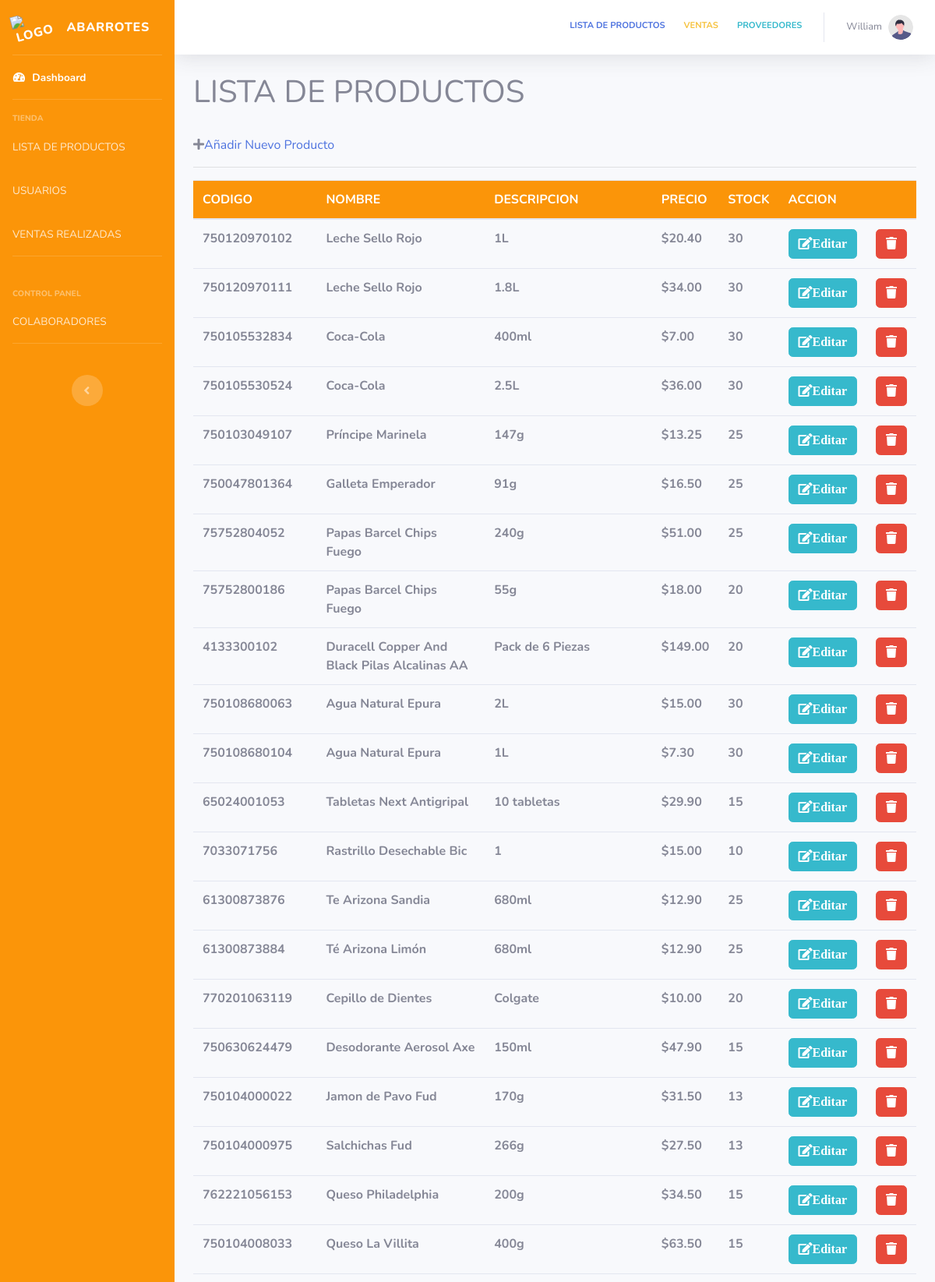
The page /dashboard/listaProductos.php (signed in, upper part) on the database its author committed.
### tables this page shows
CREATE TABLE `productos` (
  `id` int(11) NOT NULL,
  `codigo` varchar(20) NOT NULL,
  `nombre` varchar(45) NOT NULL,
  `descripcion` text DEFAULT NULL,
  `precio` decimal(20,2) NOT NULL,
  `prodExis` varchar(20) NOT NULL,
  `stockMinimo` varchar(1) NOT NULL DEFAULT '5',
  `idState` int(11) NOT NULL DEFAULT 1
);

### modal/Data.php (called while the page is built, shortened)
<?php
    $conexion = conectar();
    $consulta = "SELECT * FROM productos";
    $query = mysqli_query($conexion, $consulta);
?>

### dashboard/listaProductos.php (the view, shortened to what this page needs)
<!DOCTYPE html>
<html lang="es">
<?php include_once ('../vistas/dash_head.php')?>
<body>
    <?php include_once('../vistas/dash_superior.php')?>
    <?php include('../modal/Data.php')?>
        <div class="container-fluid">
            <h1>LISTA DE PRODUCTOS</h1>
            <br>
            <i class="fas fa-plus"></i><a href="ingresar_producto.php">Añadir Nuevo Producto</a>
            <br><hr>
            <table class="table">
                <thead>
                    <tr>
                        <th>CODIGO</th>
                        <th>NOMBRE</th>
                        <th>DESCRIPCION</th>
                        <th>PRECIO</th>
                        <th>STOCK</th>
                        <th>ACCION</th>
                        <th></th>
                    </tr>
                </thead>
                <tbody>
                    <?php
                        while ($row = mysqli_fetch_array($query))
                        {
                    ?>
                        <tr>
                        <th><?php echo $row['codigo']?></th>
                        <th><?php echo $row['nombre']?></th>
                        <th><?php echo $row['descripcion']?></th>
                        <th><?php echo "$".$row['precio']?></th>
                        <th><?php echo $row['prodExis']?></th>
                        <th><a href="actualizar_producto.php?id=<?php echo $row['id']?>" class="btn btn-info"><i class="fas fa-edit">Editar</a></th>
                        <th><a href="../crud/eliminar.php?id=<?php echo $row['id']?>" class="btn btn-danger"><i class="fas fa-trash"></a></th>
                        </tr>
                    <?php
                        }
                    ?>
                </tbody>
            </table>
        </div>
    <?php include_once('../vistas/dash_inferior.php')?>
</body>
</html>

### vistas/dash_head.php (shortened to what this page needs)
<!DOCTYPE html>
<html lang="es">
<head>
    <link href="../vendor/fontawesome-free/css/all.min.css" rel="stylesheet" type="text/css">
    <link rel="stylesheet" href="../css/cssModals.css">
    <link rel="stylesheet" href="../css/cssBuscador.css">
    <link href="../css/sb-admin-2.min_modificado.css" rel="stylesheet">
</head>
<body id="page-top">

### vistas/dash_superior.php (shortened to what this page needs)
<div id="wrapper">
    <ul class="navbar-nav bg-gradient-primary sidebar sidebar-dark accordion" id="accordionSidebar">
        <a class="sidebar-brand d-flex align-items-center justify-content-center" href="dashboard.php">
            <div class="sidebar-brand-icon rotate-n-15">
                <img src="../img/logo.png" width="80%" alt="logo">
            </div>
            <div class="sidebar-brand-text mx-3">Abarrotes</div>
        </a>
        <hr class="sidebar-divider my-0">
        <li class="nav-item active">
            <a class="nav-link" href="dashboard.php">
                <i class="fas fa-fw fa-tachometer-alt"></i>
                <span>Dashboard</span></a>
        </li>
        <hr class="sidebar-divider">
        <div class="sidebar-heading">
            TIENDA
        </div>
        <li class="nav-item">
            <a class="nav-link collapsed" href="listaProductos.php">
                <span>LISTA DE PRODUCTOS</span>
            </a>
        </li>
        <li class="nav-item">
            <a class="nav-link collapsed" href="listaUsuarios.php">
                <span>USUARIOS</span>
            </a>
        </li>
        <li class="nav-item">
            <a class="nav-link collapsed" href="#">
                <span>VENTAS REALIZADAS</span>
            </a>
        </li>
        <hr class="sidebar-divider">
        <br>
        <div class="sidebar-heading">
            CONTROL PANEL
        </div>
        <li class="nav-item">
            <a class="nav-link collapsed" href="#">
                <span>COLABORADORES</span>
            </a>
        </li>
        <hr class="sidebar-divider d-none d-md-block">
        <br>
        <div class="text-center d-none d-md-inline">
            <button class="rounded-circle border-0" id="sidebarToggle"></button>
        </div>
    </ul>
    <div id="content-wrapper" class="d-flex flex-column">
        <div id="content">
            <nav class="navbar navbar-expand navbar-light bg-white topbar mb-4 static-top shadow">
                <ul class="navbar-nav ml-auto">
                    <li class="nav-item dropdown no-arrow">
                        <a class="nav-link dropdown-toggle" href="listaProductos.php" aria-haspopup="true" aria-expanded="false">
                            <div class="text-xs font-weight-bold text-primary text-uppercase mb-1">LISTA DE PRODUCTOS</div>
                        </a>
                    </li>
                    <li class="nav-item dropdown no-arrow">
                        <a class="nav-link dropdown-toggle" href="ventas.php" aria-haspopup="true" aria-expanded="false">
                            <div class="text-xs font-weight-bold text-warning text-uppercase mb-1">VENTAS</div>
                        </a>
                    </li>
                    <li class="nav-item dropdown no-arrow">
                        <a class="nav-link dropdown-toggle" href="ventas.php" aria-haspopup="true" aria-expanded="false">
                            <div class="text-xs font-weight-bold text-info text-uppercase mb-1">PROVEEDORES</div>
                        </a>
                    </li>
                    <li class="nav-item dropdown no-arrow">
                        <a class="nav-link dropdown-toggle" href="#" id="userDropdown" role="button"
                            data-toggle="dropdown" aria-haspopup="true" aria-expanded="false">
                            <span class="mr-2 d-none d-lg-inline text-gray-600 small"><?php echo $_SESSION['usuario']?></span>
                            <img class="img-profile rounded-circle"
                                src="../img/undraw_profile.svg">
                        </a>
                    </li>
                </ul>
            </nav>

### vistas/dash_inferior.php (shortened to what this page needs)
</div>

### dashboard/listaProductos.php (style rules this page uses)
thead { background: #fb9509; color: #fff; }

### rows shown on the page
productos: codigo "750120970102", nombre "Leche Sello Rojo", descripcion "1L", precio "20.40", prodExis "30"
productos: codigo "750120970111", nombre "Leche Sello Rojo", descripcion "1.8L", precio "34.00", prodExis "30"
productos: codigo "750105532834", nombre "Coca-Cola", descripcion "400ml", precio "7.00", prodExis "30"
productos: codigo "750105530524", nombre "Coca-Cola", descripcion "2.5L", precio "36.00", prodExis "30"
productos: codigo "750103049107", nombre "Príncipe Marinela", descripcion "147g", precio "13.25", prodExis "25"
productos: codigo "750047801364", nombre "Galleta Emperador", descripcion "91g", precio "16.50", prodExis "25"
productos: codigo "75752804052", nombre "Papas Barcel Chips Fuego", descripcion "240g", precio "51.00", prodExis "25"
productos: codigo "75752800186", nombre "Papas Barcel Chips Fuego", descripcion "55g", precio "18.00", prodExis "20"
productos: codigo "4133300102", nombre "Duracell Copper And Black Pilas Alcalinas AA", descripcion "Pack de 6 Piezas", precio "149.00", prodExis "20"
productos: codigo "750108680063", nombre "Agua Natural Epura", descripcion "2L", precio "15.00", prodExis "30"
productos: codigo "750108680104", nombre "Agua Natural Epura", descripcion "1L", precio "7.30", prodExis "30"
productos: codigo "65024001053", nombre "Tabletas Next Antigripal", descripcion "10 tabletas", precio "29.90", prodExis "15"
productos: codigo "7033071756", nombre "Rastrillo Desechable Bic", descripcion "1", precio "15.00", prodExis "10"
productos: codigo "61300873876", nombre "Te Arizona Sandia", descripcion "680ml", precio "12.90", prodExis "25"
productos: codigo "61300873884", nombre "Té Arizona Limón", descripcion "680ml", precio "12.90", prodExis "25"
productos: codigo "770201063119", nombre "Cepillo de Dientes", descripcion "Colgate", precio "10.00", prodExis "20"
productos: codigo "750630624479", nombre "Desodorante Aerosol Axe", descripcion "150ml", precio "47.90", prodExis "15"
productos: codigo "750104000022", nombre "Jamon de Pavo Fud", descripcion "170g", precio "31.50", prodExis "13"
productos: codigo "750104000975", nombre "Salchichas Fud", descripcion "266g", precio "27.50", prodExis "13"
productos: codigo "762221056153", nombre "Queso Philadelphia", descripcion "200g", precio "34.50", prodExis "15"
productos: codigo "750104008033", nombre "Queso La Villita", descripcion "400g", precio "63.50", prodExis "15"

### other values the page prints
$_SESSION['usuario'] "William"
